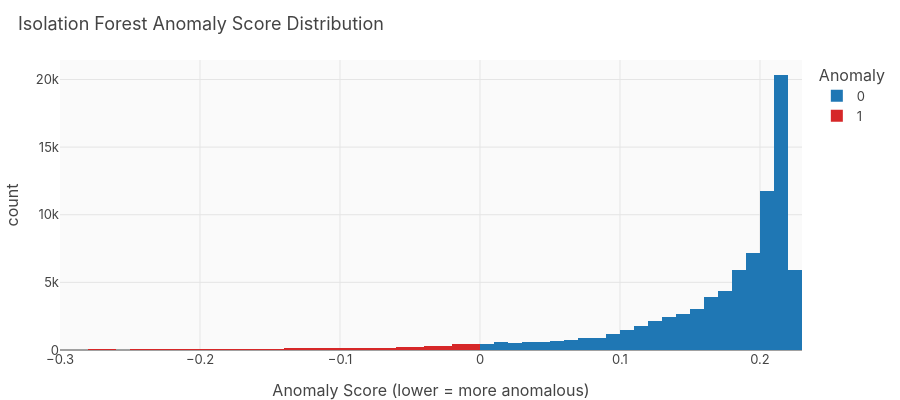

Notebook cell for this chart:
### Code cell
# Anomaly score distribution
fig = px.histogram(df_scored, x='anomaly_score', nbins=100,
    color='anomaly_label', color_discrete_map={0: COLORS['primary'], 1: COLORS['anomaly']},
    title='Isolation Forest Anomaly Score Distribution',
    labels={'anomaly_score': 'Anomaly Score (lower = more anomalous)', 'anomaly_label': 'Anomaly'})
fig.update_layout(height=400, width=900)
fig.show()

### Figure 1 — Plotly figure (JSON) as saved in the notebook; plotly's stock layout.template omitted (floating-point values rounded to 4 significant figures; data arrays with more than 128 entries replaced by an {"elided": "..."} marker saying what was removed)
{"data": [{"bingroup": "x", "hovertemplate": "Anomaly=0<br>Anomaly Score (lower = more anomalous)=%{x}<br>count=%{y}<extra></extra>", "legendgroup": "0", "marker": {"color": "#1f77b4", "pattern": {"shape": ""}}, "name": "0", "nbinsx": 100, "orientation": "v", "showlegend": true, "type": "histogram", "x": {"elided": "80091 float values"}, "xaxis": "x", "yaxis": "y"}, {"bingroup": "x", "hovertemplate": "Anomaly=1<br>Anomaly Score (lower = more anomalous)=%{x}<br>count=%{y}<extra></extra>", "legendgroup": "1", "marker": {"color": "#d62728", "pattern": {"shape": ""}}, "name": "1", "nbinsx": 100, "orientation": "v", "showlegend": true, "type": "histogram", "x": {"elided": "4216 float values"}, "xaxis": "x", "yaxis": "y"}], "layout": {"barmode": "relative", "height": 400, "legend": {"title": {"text": "Anomaly"}, "tracegroupgap": 0}, "title": {"text": "Isolation Forest Anomaly Score Distribution"}, "width": 900, "xaxis": {"anchor": "y", "domain": [0.0, 1.0], "title": {"text": "Anomaly Score (lower = more anomalous)"}}, "yaxis": {"anchor": "x", "domain": [0.0, 1.0], "title": {"text": "count"}}}}
